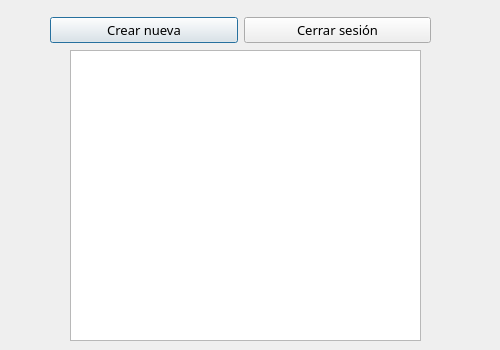
<?xml version="1.0" encoding="UTF-8"?>
<ui version="4.0">
 <class>VentanaListaContrasenas</class>
 <widget class="QDialog" name="VentanaListaContrasenas">
  <property name="geometry">
   <rect>
    <x>0</x>
    <y>0</y>
    <width>500</width>
    <height>350</height>
   </rect>
  </property>
  <property name="windowTitle">
   <string>UIDEPASS</string>
  </property>
  <widget class="QWidget" name="horizontalLayoutWidget">
   <property name="geometry">
    <rect>
     <x>50</x>
     <y>-10</y>
     <width>381</width>
     <height>80</height>
    </rect>
   </property>
   <layout class="QHBoxLayout" name="horizontalLayout">
    <item>
     <widget class="QPushButton" name="btn_crear_nueva">
      <property name="font">
       <font>
        <family>Berlin Sans FB</family>
        <pointsize>10</pointsize>
       </font>
      </property>
      <property name="text">
       <string>Crear nueva</string>
      </property>
     </widget>
    </item>
    <item>
     <widget class="QPushButton" name="btn_cerrar_sesion">
      <property name="font">
       <font>
        <family>Berlin Sans FB</family>
        <pointsize>10</pointsize>
       </font>
      </property>
      <property name="text">
       <string>Cerrar sesión</string>
      </property>
     </widget>
    </item>
   </layout>
  </widget>
  <widget class="QTableView" name="table_lista_contrasenas">
   <property name="geometry">
    <rect>
     <x>70</x>
     <y>50</y>
     <width>351</width>
     <height>291</height>
    </rect>
   </property>
  </widget>
 </widget>
 <resources/>
 <connections/>
</ui>
